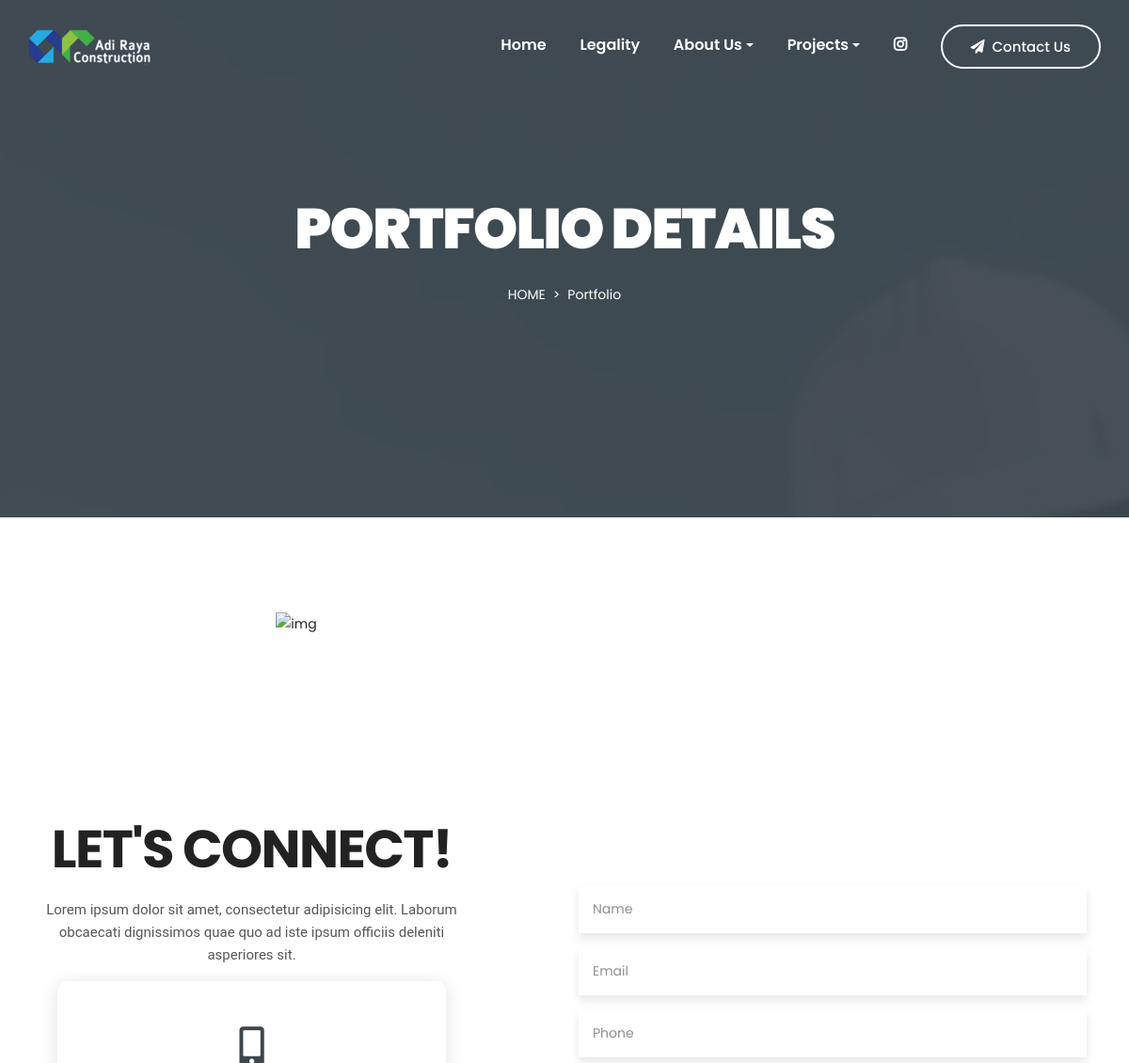
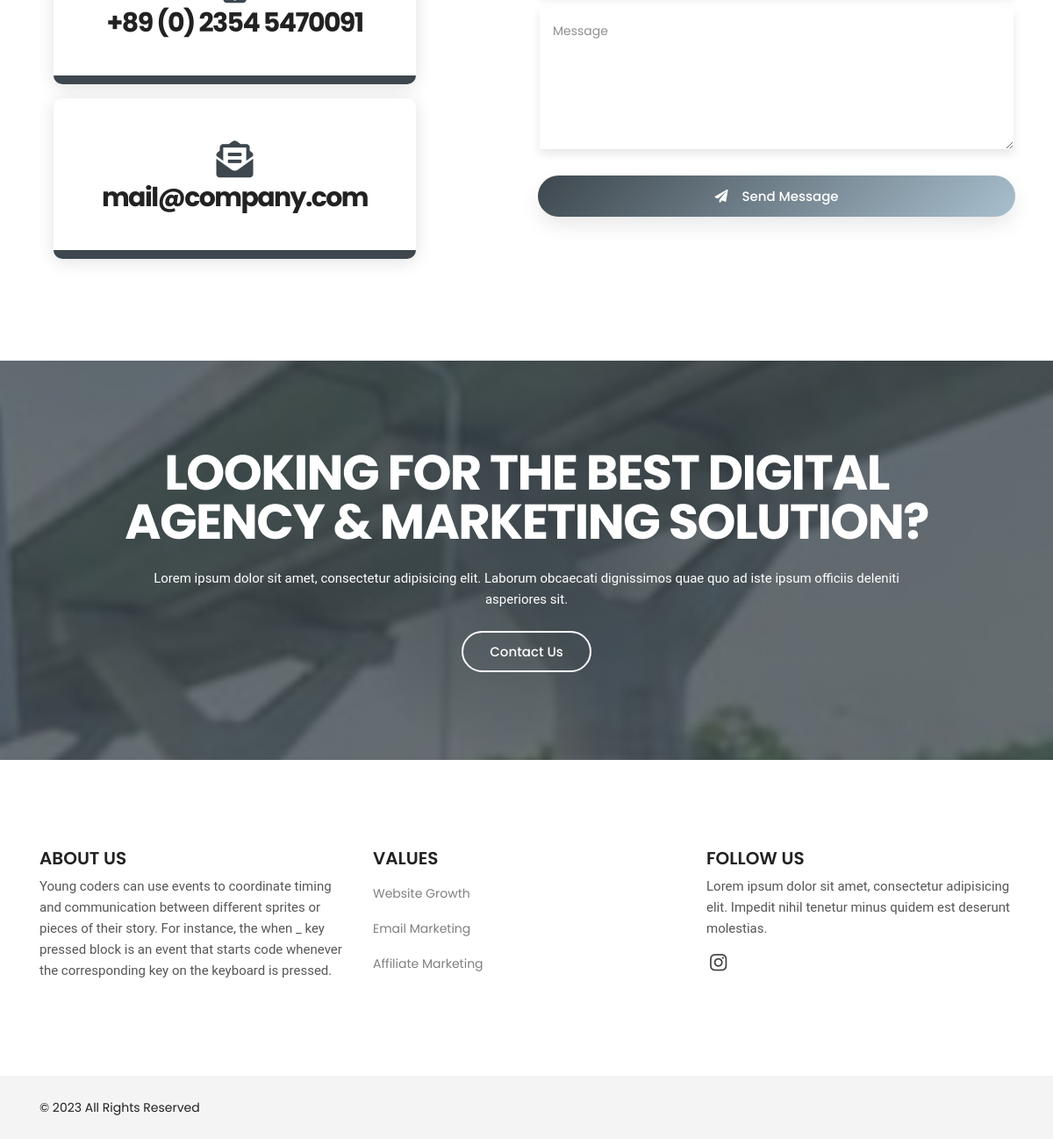
/portdetail.php, run on the app's committed database (2 pictures, top to bottom).
### tables this page shows
CREATE TABLE `logo` (
  `id` int(11) NOT NULL,
  `xfile` varchar(1000) NOT NULL,
  `ufile` varchar(1000) NOT NULL,
  `updated_at` timestamp NOT NULL DEFAULT current_timestamp() ON UPDATE current_timestamp()
);

CREATE TABLE `social` (
  `id` int(11) NOT NULL,
  `name` varchar(150) NOT NULL,
  `fa` varchar(150) NOT NULL,
  `social_link` varchar(500) NOT NULL
);

CREATE TABLE `section_title` (
  `id` int(11) NOT NULL,
  `about_title` varchar(500) NOT NULL,
  `about_text` varchar(1000) NOT NULL,
  `why_title` varchar(500) NOT NULL,
  `why_text` varchar(1000) NOT NULL,
  `service_title` varchar(500) NOT NULL,
  `service_text` varchar(1000) NOT NULL,
  `port_title` varchar(500) NOT NULL,
  `port_text` varchar(1000) NOT NULL,
  `test_title` varchar(500) NOT NULL,
  `test_text` varchar(1000) NOT NULL,
  `contact_title` varchar(500) NOT NULL,
  `contact_text` varchar(1000) NOT NULL,
  `enquiry_title` varchar(500) NOT NULL,
  `enquiry_text` varchar(1000) NOT NULL
);

CREATE TABLE `sitecontact` (
  `id` int(11) NOT NULL,
  `phone1` varchar(150) NOT NULL,
  `phone2` varchar(150) NOT NULL,
  `email1` varchar(100) NOT NULL,
  `email2` varchar(100) NOT NULL,
  `longitude` varchar(100) NOT NULL,
  `latitude` varchar(150) NOT NULL,
  `updated_at` timestamp NOT NULL DEFAULT current_timestamp() ON UPDATE current_timestamp()
);

CREATE TABLE `siteconfig` (
  `id` int(11) NOT NULL,
  `site_keyword` varchar(1000) NOT NULL,
  `site_desc` varchar(500) NOT NULL,
  `site_title` varchar(300) NOT NULL,
  `site_about` varchar(1000) NOT NULL,
  `site_footer` varchar(1000) NOT NULL,
  `follow_text` varchar(1000) NOT NULL,
  `site_url` varchar(50) NOT NULL,
  `updated_at` timestamp NOT NULL DEFAULT current_timestamp() ON UPDATE current_timestamp()
);

CREATE TABLE `service` (
  `id` int(11) NOT NULL,
  `service_title` varchar(500) NOT NULL,
  `service_desc` varchar(1000) NOT NULL,
  `service_detail` varchar(2000) NOT NULL,
  `ufile` varchar(1000) NOT NULL,
  `upadated_at` timestamp NOT NULL DEFAULT current_timestamp() ON UPDATE current_timestamp()
);

### portdetail.php (the view, shortened to what this page needs)
<?php
include "header.php";
$todo= mysqli_real_escape_string($con,$_GET["id"]);
?>
        <section class="section breadcrumb-area overlay-dark d-flex align-items-center">
            <div class="container">
                <div class="row">
                    <div class="col-12">
                        <div class="breadcrumb-content d-flex flex-column align-items-center text-center">
                            <h2 class="text-white text-uppercase mb-3">Portfolio Details</h2>
                            <ol class="breadcrumb">
                                <li class="breadcrumb-item"><a class="text-uppercase text-white" href="index.html">Home</a></li>
                                <li class="breadcrumb-item text-white active">Portfolio</li>
                            </ol>
                        </div>
                    </div>
                </div>
            </div>
        </section>
        <?php
    $rt=mysqli_query($con,"SELECT * FROM portfolio where id='$todo'");
    $tr = mysqli_fetch_array($rt);
    $ufile = "$tr[ufile]";
?>
        <section class="section about-area ptb_100">
            <div class="container">
                <div class="row justify-content-between align-items-center">
                    <div class="col-12 col-lg-6">
                        <div class="about-thumb text-center">
                            <img src="dashboard/uploads/portfolio/<?php print $ufile;?>" alt="img">
                        </div>
                    </div>
                    <div class="col-12 col-lg-6">
                        <div class="about-content section-heading text-center text-lg-left pl-md-4 mt-5 mt-lg-0 mb-0">
                        </div>
                    </div>
                </div>
            </div>
        </section>
        <section id="contact" class="contact-area ptb_100">
            <div class="container">
                <div class="row justify-content-between align-items-center">
                    <div class="col-12 col-lg-5">
                        <div class="section-heading text-center mb-3">
                            <h2><?php print $contact_title ?></h2>
                            <p class="d-none d-sm-block mt-4"><?php print $contact_text ?></p>
                        </div>
                        <div class="contact-us">
                            <ul>
                                <li class="contact-info color-1 bg-hover active hover-bottom text-center p-5 m-3">
                                    <span><i class="fas fa-mobile-alt fa-3x"></i></span>
                                    <a class="d-block my-2" href="tel:<?php print $phone1 ?>">
                                        <h3><?php print $phone1 ?></h3>
                                    </a>
                                </li>
                                <li class="contact-info color-1 bg-hover active hover-bottom text-center p-5 m-3">
                                    <span><i class="fas fa-envelope-open-text fa-3x"></i></span>
                                    <a class="d-none d-sm-block my-2" href="mailto:<?php print $email1 ?>">
                                        <h3><?php print $email1 ?></h3>
                                    </a>
                                </li>
                            </ul>
                        </div>
                    </div>
                    <div class="col-12 col-lg-6 pt-4 pt-lg-0">
                        <div class="contact-box text-center">
<form action="" method="post" enctype="multipart/form-data">
                                <div class="row">
                                    <div class="col-12">
                                        <div class="form-group">
                                            <input type="text" class="form-control" name="name" placeholder="Name" required="required">
                                        </div>
                                        <div class="form-group">
                                            <input type="email" class="form-control" name="email" placeholder="Email" required="required">
                                        </div>
                                        <div class="form-group">
                                            <input type="text" class="form-control" name="phone" placeholder="Phone" required="required">
                                        </div>
                                    </div>
                                    <div class="col-12">
                                        <div class="form-group">
                                            <textarea class="form-control" name="message" placeholder="Message" required="required"></textarea>
                                        </div>
                                    </div>
                                    <div class="col-12">
                                        <button type="submit" class="btn btn-bordered active btn-block mt-3" name="save"><span class="text-white pr-3"><i class="fas fa-paper-plane"></i></span>Send Message</button>
                                    </div>
                                </div>
                            </form>
                        </div>
                    </div>
                </div>
            </div>
        </section>
        <section class="section cta-area bg-overlay ptb_100">
            <div class="container">
                <div class="row justify-content-center">
                    <div class="col-12 col-lg-10">
                        <div class="section-heading text-center m-0">
                            <h2 class="text-white"><?php print $enquiry_title; ?></h2>
                            <p class="text-white d-none d-sm-block mt-4"><?php print $enquiry_text; ?></p>
                            <a href="contact" class="btn btn-bordered-white mt-4">Contact Us</a>
                        </div>
                    </div>
                </div>
            </div>
        </section>
<?php include "footer.php"; ?>

### header.php (shortened to what this page needs)
<?php include "z_db.php"; ?>
<!doctype html>
<html class="no-js" lang="en">
<?php
$rrs = mysqli_query($con, "SELECT * FROM section_title Where id=1");
$rs = mysqli_fetch_array($rrs);
$enquiry_title = "$rs[enquiry_title]";
$enquiry_text = "$rs[enquiry_text]";
$contact_title = "$rs[contact_title]";
$contact_text = "$rs[contact_text]";
?>
<?php
$rt = mysqli_query($con, "SELECT * FROM sitecontact where id=1");
$tr = mysqli_fetch_array($rt);
$phone1 = "$tr[phone1]";
$email1 = "$tr[email1]";
?>
<head>
    <?php
    $rr = mysqli_query($con, "SELECT * FROM siteconfig where id=1");
    $r = mysqli_fetch_array($rr);
    $site_about = "$r[site_about]";
    $site_footer = "$r[site_footer]";
    $follow_text = "$r[follow_text]";
    ?>
    <link rel="stylesheet" href="assets/css/style.css">
    <link rel="stylesheet" href="assets/css/responsive.css">
</head>
<body>
    <div class="main overflow-hidden">
        <header id="header">
            <nav data-aos="zoom-out" data-aos-delay="800" class="navbar navbar-expand">
                <div class="container header">
                    <?php
                    $rt = mysqli_query($con, "SELECT ufile FROM logo where id=1");
                    $tr = mysqli_fetch_array($rt);
                    $ufile = "$tr[ufile]";
                    ?>
                    <a class="navbar-brand" href="#">
                        <img class="navbar-brand-regular" src="dashboard/uploads/logo/<?php print $ufile ?>"
                            alt="brand-logo">
                    </a>
                    <ul class="navbar-nav items">
                        <li class="nav-item">
                            <a class="nav-link" href="home">Home </a>
                        </li>
                        <li class="nav-item">
                            <a class="nav-link" href="legality">Legality </a>
                        </li>
                        <li class="nav-item dropdown">
                            <a class="nav-link dropdown-toggle" href="#" id="navbarDarkDropdownMenuLink" role="button"
                                data-bs-toggle="dropdown" aria-expanded="false">About Us</a>
                        </li>
                        <li class="nav-item dropdown">
                            <a class="nav-link dropdown-toggle" href="#" role="button" data-bs-toggle="dropdown"
                                aria-expanded="false">Projects</a>
                        </li>
                        <li class="navbar-nav icons">
                            <?php
                            $q = "SELECT * FROM  social ORDER BY id DESC LIMIT 5";
                            $r123 = mysqli_query($con, $q);
                            while ($ro = mysqli_fetch_array($r123)) {
                                $fa = "$ro[fa]";
                                $social_link = "$ro[social_link]";
                                print "
<li class='nav-item social'>
<a href='$social_link' class='nav-link'><i class='fab $fa'></i></a>
</li>
";
                            } ?>
                            <ul class="navbar-nav action">
                                <li class="nav-item ml-3">
                                    <a href="contact" class="btn ml-lg-auto btn-bordered-white"><i
                                            class="fas fa-paper-plane contact-icon mr-md-2"></i>Contact Us</a>
                                </li>
                            </ul>
                </div>
            </nav>
        </header>

### footer.php (shortened to what this page needs)
<?php include "z_db.php"; ?>
<footer class="section footer-area">
    <div class="footer-top ptb_100">
        <div class="container">
            <div class="row">
                <div class="col-12 col-sm-6 col-lg-4">
                    <div class="footer-items">
                        <h3 class="footer-title text-uppercase mb-2">About Us</h3>
                        <p class="mb-2">
                            <?php print $site_about ?>
                        </p>
                    </div>
                </div>
                <div class="col-12 col-sm-6 col-lg-4">
                    <div class="footer-items">
                        <h3 class="footer-title text-uppercase mb-2">Values</h3>
                        <ul>
                            <?php
                            $q = "SELECT * FROM  service ORDER BY id DESC LIMIT 5";
                            $r123 = mysqli_query($con, $q);
                            while ($ro = mysqli_fetch_array($r123)) {
                                $id = "$ro[id]";
                                $service_title = "$ro[service_title]";
                                print "
<li class='py-2'><a class='text-black-50' href='servicedetail.php?id=$id'>$service_title</a></li>
";
                            }
                            ?>
                        </ul>
                    </div>
                </div>
                <div class="col-12 col-sm-6 col-lg-4">
                    <div class="footer-items">
                        <h3 class="footer-title text-uppercase mb-2">Follow Us</h3>
                        <p class="mb-2">
                            <?php print $follow_text ?>
                        </p>
                        <ul class="social-icons list-inline pt-2">
                            <?php
                            $q = "SELECT * FROM  social ORDER BY id DESC LIMIT 5";
                            $r123 = mysqli_query($con, $q);
                            while ($ro = mysqli_fetch_array($r123)) {
                                $fa = "$ro[fa]";
                                $social_link = "$ro[social_link]";
                                print "
<li class='list-inline-item px-1'><a href='$social_link'><i class='fab $fa'></i></a></li>
";
                            }
                            ?>
                        </ul>
                    </div>
                </div>
            </div>
        </div>
    </div>
    <div class="footer-bottom bg-grey">
        <div class="container">
            <div class="row">
                <div class="col-12">
                    <div
                        class="copyright-area d-flex flex-wrap justify-content-center justify-content-sm-between text-center py-4">
                        <div class="copyright-left">
                            <?php print $site_footer ?>
                        </div>
                    </div>
                </div>
            </div>
        </div>
</footer>
</div>
</body>
</html>

### data on the page
logo: ufile (picture)
section_title: contact_title "LET'S CONNECT!", contact_text "Lorem ipsum dolor sit amet, consectetur adipisicing elit. Laborum obcaecati dignissimos quae quo ad iste ipsum officiis deleniti asperiores sit.", enquiry_title "LOOKING FOR THE BEST DIGITAL AGENCY & MARKETING SOLUTION?", enquiry_text "Lorem ipsum dolor sit amet, consectetur adipisicing elit. Laborum obcaecati dignissimos quae quo ad iste ipsum officiis deleniti asperiores sit."
sitecontact: phone1 "+89 (0) 2354 5470091", email1 "mail@company.com"
siteconfig: site_about "Young coders can use events to coordinate timing and communication between different sprites or pieces of their story. For instance, the when _ key pressed block is an event that starts code whenever the corresponding key on the keyboard is pressed.", follow_text "Lorem ipsum dolor sit amet, consectetur adipisicing elit. Impedit nihil tenetur minus quidem est deserunt molestias.", site_footer "© 2023 All Rights Reserved"
service: service_title "Website Growth"
service: service_title "Email Marketing"
service: service_title "Affiliate Marketing"
